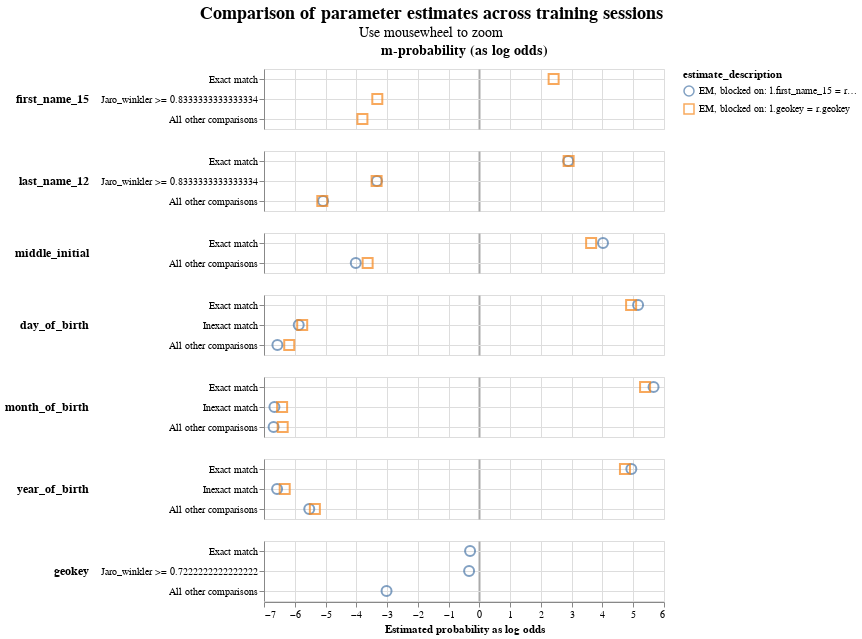

Notebook code for this chart:
### Code cell
linker.parameter_estimate_comparisons_chart()

### Figure 1 — Vega-Lite specification as saved in the notebook (floating-point values rounded to 4 significant figures)
{"config": {"view": {"continuousWidth": 400, "continuousHeight": 300}, "title": {"anchor": "middle", "fontSize": 18, "subtitleFontSize": 14}}, "data": {"name": "data-617b8e64de231ae8e3ea33d9ba07a548"}, "mark": {"type": "point", "filled": false, "opacity": 0.7, "size": 100}, "encoding": {"color": {"field": "estimate_description", "type": "nominal"}, "column": {"align": "each", "field": "col_header", "header": {"labelFontSize": 14, "labelFontWeight": "bold"}, "title": null, "type": "nominal"}, "row": {"align": "each", "field": "comparison_name", "header": {"labelAlign": "left", "labelAnchor": "middle", "labelAngle": 0, "labelFontSize": 12, "labelFontWeight": "bold"}, "sort": {"field": "comparison_sort_order"}, "title": null, "type": "nominal"}, "shape": {"field": "estimate_description", "scale": {"range": ["circle", "square", "triangle", "diamond"]}, "type": "nominal"}, "tooltip": [{"field": "comparison_name", "type": "nominal"}, {"field": "estimate_description", "type": "nominal"}, {"field": "estimated_probability", "type": "quantitative"}], "x": {"axis": {"gridColor": {"condition": {"test": "abs(datum.value / 10)  <= 1 & datum.value % 10 === 0", "value": "#aaa"}, "value": "#ddd"}, "gridDash": {"condition": {"test": "abs(datum.value / 10) == 1", "value": [3]}, "value": null}, "gridWidth": {"condition": {"test": "abs(datum.value / 10)  <= 1 & datum.value % 10 === 0", "value": 2}, "value": 1}}, "field": "estimated_probability_as_log_odds", "title": "Estimated probability as log odds", "type": "quantitative"}, "y": {"axis": {"grid": true, "title": null}, "field": "comparison_level_label", "sort": {"field": "comparison_vector_value", "order": "descending"}, "type": "nominal"}}, "params": [{"name": "mouse_zoom", "select": {"type": "interval", "encodings": ["x"]}, "bind": "scales"}], "resolve": {"scale": {"y": "independent"}}, "title": {"text": "Comparison of parameter estimates across training sessions", "subtitle": "Use mousewheel to zoom"}, "transform": [{"calculate": "datum.m_or_u + '-probability (as log odds)'", "as": "col_header"}], "$schema": "https://vega.github.io/schema/vega-lite/v5.9.3.json", "datasets": {"data-617b8e64de231ae8e3ea33d9ba07a548": [{"m_or_u": "m", "estimated_probability": 0.8419, "estimate_description": "EM, blocked on: l.geokey = r.geokey", "estimated_probability_as_log_odds": 2.413, "sql_condition": "`first_name_15_l` = `first_name_15_r`", "comparison_level_label": "Exact match", "comparison_vector_value": 2, "comparison_name": "first_name_15", "comparison_sort_order": 0}, {"m_or_u": "m", "estimated_probability": 0.09117, "estimate_description": "EM, blocked on: l.geokey = r.geokey", "estimated_probability_as_log_odds": -3.317, "sql_condition": "jaro_winkler(`first_name_15_l`, `first_name_15_r`) >= 0.8333333333333334", "comparison_level_label": "Jaro_winkler >= 0.8333333333333334", "comparison_vector_value": 1, "comparison_name": "first_name_15", "comparison_sort_order": 0}, {"m_or_u": "m", "estimated_probability": 0.06692, "estimate_description": "EM, blocked on: l.geokey = r.geokey", "estimated_probability_as_log_odds": -3.801, "sql_condition": "ELSE", "comparison_level_label": "All other comparisons", "comparison_vector_value": 0, "comparison_name": "first_name_15", "comparison_sort_order": 0}, {"m_or_u": "m", "estimated_probability": 0.8808, "estimate_description": "EM, blocked on: l.first_name_15 = r.first_name_15 and l.zipcode = r.zipcode", "estimated_probability_as_log_odds": 2.885, "sql_condition": "`last_name_12_l` = `last_name_12_r`", "comparison_level_label": "Exact match", "comparison_vector_value": 2, "comparison_name": "last_name_12", "comparison_sort_order": 1}, {"m_or_u": "m", "estimated_probability": 0.8819, "estimate_description": "EM, blocked on: l.geokey = r.geokey", "estimated_probability_as_log_odds": 2.901, "sql_condition": "`last_name_12_l` = `last_name_12_r`", "comparison_level_label": "Exact match", "comparison_vector_value": 2, "comparison_name": "last_name_12", "comparison_sort_order": 1}, {"m_or_u": "m", "estimated_probability": 0.09049, "estimate_description": "EM, blocked on: l.first_name_15 = r.first_name_15 and l.zipcode = r.zipcode", "estimated_probability_as_log_odds": -3.329, "sql_condition": "jaro_winkler(`last_name_12_l`, `last_name_12_r`) >= 0.8333333333333334", "comparison_level_label": "Jaro_winkler >= 0.8333333333333334", "comparison_vector_value": 1, "comparison_name": "last_name_12", "comparison_sort_order": 1}, {"m_or_u": "m", "estimated_probability": 0.08985, "estimate_description": "EM, blocked on: l.geokey = r.geokey", "estimated_probability_as_log_odds": -3.34, "sql_condition": "jaro_winkler(`last_name_12_l`, `last_name_12_r`) >= 0.8333333333333334", "comparison_level_label": "Jaro_winkler >= 0.8333333333333334", "comparison_vector_value": 1, "comparison_name": "last_name_12", "comparison_sort_order": 1}, {"m_or_u": "m", "estimated_probability": 0.02872, "estimate_description": "EM, blocked on: l.first_name_15 = r.first_name_15 and l.zipcode = r.zipcode", "estimated_probability_as_log_odds": -5.08, "sql_condition": "ELSE", "comparison_level_label": "All other comparisons", "comparison_vector_value": 0, "comparison_name": "last_name_12", "comparison_sort_order": 1}, {"m_or_u": "m", "estimated_probability": 0.02822, "estimate_description": "EM, blocked on: l.geokey = r.geokey", "estimated_probability_as_log_odds": -5.106, "sql_condition": "ELSE", "comparison_level_label": "All other comparisons", "comparison_vector_value": 0, "comparison_name": "last_name_12", "comparison_sort_order": 1}, {"m_or_u": "m", "estimated_probability": 0.9418, "estimate_description": "EM, blocked on: l.first_name_15 = r.first_name_15 and l.zipcode = r.zipcode", "estimated_probability_as_log_odds": 4.017, "sql_condition": "`middle_initial_l` = `middle_initial_r`", "comparison_level_label": "Exact match", "comparison_vector_value": 1, "comparison_name": "middle_initial", "comparison_sort_order": 2}, {"m_or_u": "m", "estimated_probability": 0.9253, "estimate_description": "EM, blocked on: l.geokey = r.geokey", "estimated_probability_as_log_odds": 3.632, "sql_condition": "`middle_initial_l` = `middle_initial_r`", "comparison_level_label": "Exact match", "comparison_vector_value": 1, "comparison_name": "middle_initial", "comparison_sort_order": 2}, {"m_or_u": "m", "estimated_probability": 0.05816, "estimate_description": "EM, blocked on: l.first_name_15 = r.first_name_15 and l.zipcode = r.zipcode", "estimated_probability_as_log_odds": -4.017, "sql_condition": "ELSE", "comparison_level_label": "All other comparisons", "comparison_vector_value": 0, "comparison_name": "middle_initial", "comparison_sort_order": 2}, {"m_or_u": "m", "estimated_probability": 0.07465, "estimate_description": "EM, blocked on: l.geokey = r.geokey", "estimated_probability_as_log_odds": -3.632, "sql_condition": "ELSE", "comparison_level_label": "All other comparisons", "comparison_vector_value": 0, "comparison_name": "middle_initial", "comparison_sort_order": 2}, {"m_or_u": "m", "estimated_probability": 0.9727, "estimate_description": "EM, blocked on: l.first_name_15 = r.first_name_15 and l.zipcode = r.zipcode", "estimated_probability_as_log_odds": 5.158, "sql_condition": "`day_of_birth_l` = `day_of_birth_r`", "comparison_level_label": "Exact match", "comparison_vector_value": 2, "comparison_name": "day_of_birth", "comparison_sort_order": 3}, {"m_or_u": "m", "estimated_probability": 0.9683, "estimate_description": "EM, blocked on: l.geokey = r.geokey", "estimated_probability_as_log_odds": 4.931, "sql_condition": "`day_of_birth_l` = `day_of_birth_r`", "comparison_level_label": "Exact match", "comparison_vector_value": 2, "comparison_name": "day_of_birth", "comparison_sort_order": 3}, {"m_or_u": "m", "estimated_probability": 0.01679, "estimate_description": "EM, blocked on: l.first_name_15 = r.first_name_15 and l.zipcode = r.zipcode", "estimated_probability_as_log_odds": -5.872, "sql_condition": "abs(day_of_birth_l - day_of_birth_r) <= 5", "comparison_level_label": "Inexact match", "comparison_vector_value": 1, "comparison_name": "day_of_birth", "comparison_sort_order": 3}, {"m_or_u": "m", "estimated_probability": 0.01814, "estimate_description": "EM, blocked on: l.geokey = r.geokey", "estimated_probability_as_log_odds": -5.758, "sql_condition": "abs(day_of_birth_l - day_of_birth_r) <= 5", "comparison_level_label": "Inexact match", "comparison_vector_value": 1, "comparison_name": "day_of_birth", "comparison_sort_order": 3}, {"m_or_u": "m", "estimated_probability": 0.01046, "estimate_description": "EM, blocked on: l.first_name_15 = r.first_name_15 and l.zipcode = r.zipcode", "estimated_probability_as_log_odds": -6.564, "sql_condition": "ELSE", "comparison_level_label": "All other comparisons", "comparison_vector_value": 0, "comparison_name": "day_of_birth", "comparison_sort_order": 3}, {"m_or_u": "m", "estimated_probability": 0.01361, "estimate_description": "EM, blocked on: l.geokey = r.geokey", "estimated_probability_as_log_odds": -6.18, "sql_condition": "ELSE", "comparison_level_label": "All other comparisons", "comparison_vector_value": 0, "comparison_name": "day_of_birth", "comparison_sort_order": 3}, {"m_or_u": "m", "estimated_probability": 0.9806, "estimate_description": "EM, blocked on: l.first_name_15 = r.first_name_15 and l.zipcode = r.zipcode", "estimated_probability_as_log_odds": 5.66, "sql_condition": "`month_of_birth_l` = `month_of_birth_r`", "comparison_level_label": "Exact match", "comparison_vector_value": 2, "comparison_name": "month_of_birth", "comparison_sort_order": 4}, {"m_or_u": "m", "estimated_probability": 0.9766, "estimate_description": "EM, blocked on: l.geokey = r.geokey", "estimated_probability_as_log_odds": 5.385, "sql_condition": "`month_of_birth_l` = `month_of_birth_r`", "comparison_level_label": "Exact match", "comparison_vector_value": 2, "comparison_name": "month_of_birth", "comparison_sort_order": 4}, {"m_or_u": "m", "estimated_probability": 0.009784, "estimate_description": "EM, blocked on: l.first_name_15 = r.first_name_15 and l.zipcode = r.zipcode", "estimated_probability_as_log_odds": -6.661, "sql_condition": "abs(month_of_birth_l - month_of_birth_r) <= 3", "comparison_level_label": "Inexact match", "comparison_vector_value": 1, "comparison_name": "month_of_birth", "comparison_sort_order": 4}, {"m_or_u": "m", "estimated_probability": 0.01161, "estimate_description": "EM, blocked on: l.geokey = r.geokey", "estimated_probability_as_log_odds": -6.412, "sql_condition": "abs(month_of_birth_l - month_of_birth_r) <= 3", "comparison_level_label": "Inexact match", "comparison_vector_value": 1, "comparison_name": "month_of_birth", "comparison_sort_order": 4}, {"m_or_u": "m", "estimated_probability": 0.009607, "estimate_description": "EM, blocked on: l.first_name_15 = r.first_name_15 and l.zipcode = r.zipcode", "estimated_probability_as_log_odds": -6.688, "sql_condition": "ELSE", "comparison_level_label": "All other comparisons", "comparison_vector_value": 0, "comparison_name": "month_of_birth", "comparison_sort_order": 4}, {"m_or_u": "m", "estimated_probability": 0.01176, "estimate_description": "EM, blocked on: l.geokey = r.geokey", "estimated_probability_as_log_odds": -6.393, "sql_condition": "ELSE", "comparison_level_label": "All other comparisons", "comparison_vector_value": 0, "comparison_name": "month_of_birth", "comparison_sort_order": 4}, {"m_or_u": "m", "estimated_probability": 0.9684, "estimate_description": "EM, blocked on: l.first_name_15 = r.first_name_15 and l.zipcode = r.zipcode", "estimated_probability_as_log_odds": 4.939, "sql_condition": "`year_of_birth_l` = `year_of_birth_r`", "comparison_level_label": "Exact match", "comparison_vector_value": 2, "comparison_name": "year_of_birth", "comparison_sort_order": 5}, {"m_or_u": "m", "estimated_probability": 0.9637, "estimate_description": "EM, blocked on: l.geokey = r.geokey", "estimated_probability_as_log_odds": 4.731, "sql_condition": "`year_of_birth_l` = `year_of_birth_r`", "comparison_level_label": "Exact match", "comparison_vector_value": 2, "comparison_name": "year_of_birth", "comparison_sort_order": 5}, {"m_or_u": "m", "estimated_probability": 0.01038, "estimate_description": "EM, blocked on: l.first_name_15 = r.first_name_15 and l.zipcode = r.zipcode", "estimated_probability_as_log_odds": -6.575, "sql_condition": "abs(year_of_birth_l - year_of_birth_r) <= 5", "comparison_level_label": "Inexact match", "comparison_vector_value": 1, "comparison_name": "year_of_birth", "comparison_sort_order": 5}, {"m_or_u": "m", "estimated_probability": 0.01231, "estimate_description": "EM, blocked on: l.geokey = r.geokey", "estimated_probability_as_log_odds": -6.327, "sql_condition": "abs(year_of_birth_l - year_of_birth_r) <= 5", "comparison_level_label": "Inexact match", "comparison_vector_value": 1, "comparison_name": "year_of_birth", "comparison_sort_order": 5}, {"m_or_u": "m", "estimated_probability": 0.0212, "estimate_description": "EM, blocked on: l.first_name_15 = r.first_name_15 and l.zipcode = r.zipcode", "estimated_probability_as_log_odds": -5.529, "sql_condition": "ELSE", "comparison_level_label": "All other comparisons", "comparison_vector_value": 0, "comparison_name": "year_of_birth", "comparison_sort_order": 5}, {"m_or_u": "m", "estimated_probability": 0.02398, "estimate_description": "EM, blocked on: l.geokey = r.geokey", "estimated_probability_as_log_odds": -5.347, "sql_condition": "ELSE", "comparison_level_label": "All other comparisons", "comparison_vector_value": 0, "comparison_name": "year_of_birth", "comparison_sort_order": 5}, {"m_or_u": "m", "estimated_probability": 0.4477, "estimate_description": "EM, blocked on: l.first_name_15 = r.first_name_15 and l.zipcode = r.zipcode", "estimated_probability_as_log_odds": -0.3028, "sql_condition": "`geokey_l` = `geokey_r`", "comparison_level_label": "Exact match", "comparison_vector_value": 2, "comparison_name": "geokey", "comparison_sort_order": 6}, {"m_or_u": "m", "estimated_probability": 0.4424, "estimate_description": "EM, blocked on: l.first_name_15 = r.first_name_15 and l.zipcode = r.zipcode", "estimated_probability_as_log_odds": -0.3341, "sql_condition": "jaro_winkler(`geokey_l`, `geokey_r`) >= 0.7222222222222222", "comparison_level_label": "Jaro_winkler >= 0.7222222222222222", "comparison_vector_value": 1, "comparison_name": "geokey", "comparison_sort_order": 6}, {"m_or_u": "m", "estimated_probability": 0.1099, "estimate_description": "EM, blocked on: l.first_name_15 = r.first_name_15 and l.zipcode = r.zipcode", "estimated_probability_as_log_odds": -3.017, "sql_condition": "ELSE", "comparison_level_label": "All other comparisons", "comparison_vector_value": 0, "comparison_name": "geokey", "comparison_sort_order": 6}]}}
